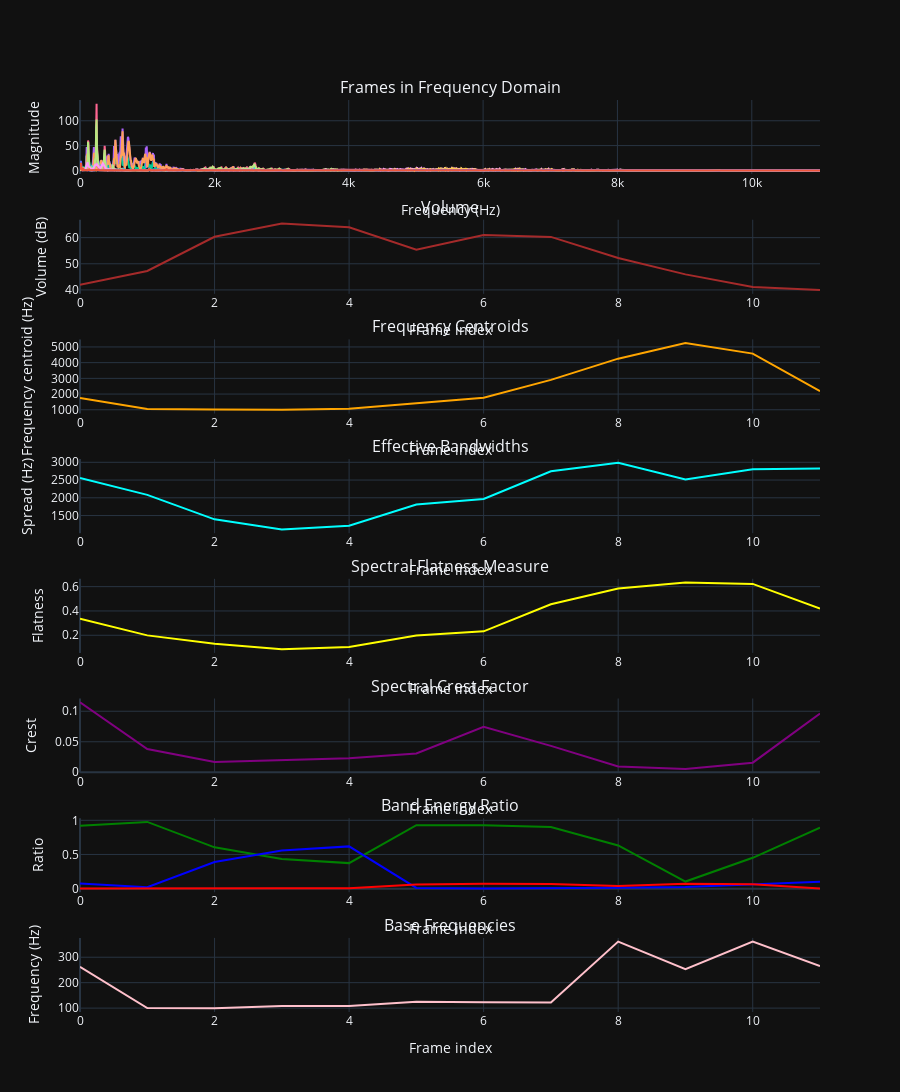

Write notebook code for a chart like this one.
### Code cell
visualise_all(frames,frame_rate, n_, N_, window_type='rectangular', in_db=False, spl=True, legend=False)

### Figure 1 — Plotly figure (JSON) as saved in the notebook; plotly's stock layout.template omitted (floating-point values rounded to 4 significant figures; data arrays with more than 128 entries replaced by an {"elided": "..."} marker saying what was removed)
{"data": [{"mode": "lines", "name": "Frame 0", "type": "scatter", "x": {"elided": "1653 float values"}, "xaxis": "x", "y": {"elided": "1653 float values"}, "yaxis": "y"}, {"mode": "lines", "name": "Frame 1", "type": "scatter", "x": {"elided": "1653 float values"}, "xaxis": "x", "y": {"elided": "1653 float values"}, "yaxis": "y"}, {"mode": "lines", "name": "Frame 2", "type": "scatter", "x": {"elided": "1653 float values"}, "xaxis": "x", "y": {"elided": "1653 float values"}, "yaxis": "y"}, {"mode": "lines", "name": "Frame 3", "type": "scatter", "x": {"elided": "1653 float values"}, "xaxis": "x", "y": {"elided": "1653 float values"}, "yaxis": "y"}, {"mode": "lines", "name": "Frame 4", "type": "scatter", "x": {"elided": "1653 float values"}, "xaxis": "x", "y": {"elided": "1653 float values"}, "yaxis": "y"}, {"mode": "lines", "name": "Frame 5", "type": "scatter", "x": {"elided": "1653 float values"}, "xaxis": "x", "y": {"elided": "1653 float values"}, "yaxis": "y"}, {"mode": "lines", "name": "Frame 6", "type": "scatter", "x": {"elided": "1653 float values"}, "xaxis": "x", "y": {"elided": "1653 float values"}, "yaxis": "y"}, {"mode": "lines", "name": "Frame 7", "type": "scatter", "x": {"elided": "1653 float values"}, "xaxis": "x", "y": {"elided": "1653 float values"}, "yaxis": "y"}, {"mode": "lines", "name": "Frame 8", "type": "scatter", "x": {"elided": "1653 float values"}, "xaxis": "x", "y": {"elided": "1653 float values"}, "yaxis": "y"}, {"mode": "lines", "name": "Frame 9", "type": "scatter", "x": {"elided": "1653 float values"}, "xaxis": "x", "y": {"elided": "1653 float values"}, "yaxis": "y"}, {"mode": "lines", "name": "Frame 10", "type": "scatter", "x": {"elided": "1653 float values"}, "xaxis": "x", "y": {"elided": "1653 float values"}, "yaxis": "y"}, {"mode": "lines", "name": "Frame 11", "type": "scatter", "x": {"elided": "1653 float values"}, "xaxis": "x", "y": {"elided": "1653 float values"}, "yaxis": "y"}, {"line": {"color": "brown"}, "mode": "lines", "name": "Volume", "type": "scatter", "x": [0, 1, 2, 3, 4, 5, 6, 7, 8, 9, 10, 11], "xaxis": "x2", "y": [41.93, 47.25, 60.33, 65.44, 63.94, 55.39, 61.04, 60.28, 52.24, 45.95, 41.1, 39.94], "yaxis": "y2"}, {"line": {"color": "orange"}, "mode": "lines", "name": "frequency_centroids", "type": "scatter", "x": [0, 1, 2, 3, 4, 5, 6, 7, 8, 9, 10, 11], "xaxis": "x3", "y": [1743.0, 1055.0, 1023.0, 998.5, 1063.0, 1402.0, 1762.0, 2901.0, 4254.0, 5245.0, 4574.0, 2186.0], "yaxis": "y3"}, {"line": {"color": "cyan"}, "mode": "lines", "name": "effective_bandwidths", "type": "scatter", "x": [0, 1, 2, 3, 4, 5, 6, 7, 8, 9, 10, 11], "xaxis": "x4", "y": [2555.0, 2082.0, 1394.0, 1107.0, 1213.0, 1809.0, 1966.0, 2747.0, 2986.0, 2513.0, 2805.0, 2825.0], "yaxis": "y4"}, {"line": {"color": "yellow"}, "mode": "lines", "name": "spectral_flatness", "type": "scatter", "x": [0, 1, 2, 3, 4, 5, 6, 7, 8, 9, 10, 11], "xaxis": "x5", "y": [0.3353, 0.1991, 0.1297, 0.08549, 0.1039, 0.1988, 0.2326, 0.4544, 0.5841, 0.6339, 0.6222, 0.4189], "yaxis": "y5"}, {"line": {"color": "purple"}, "mode": "lines", "name": "spectral_crests", "type": "scatter", "x": [0, 1, 2, 3, 4, 5, 6, 7, 8, 9, 10, 11], "xaxis": "x6", "y": [0.1148, 0.038, 0.01665, 0.02027, 0.02304, 0.03067, 0.07467, 0.0432, 0.009557, 0.005506, 0.01572, 0.09634], "yaxis": "y6"}, {"line": {"color": "green"}, "mode": "lines", "name": "ERSB1", "type": "scatter", "x": [0, 1, 2, 3, 4, 5, 6, 7, 8, 9, 10, 11], "xaxis": "x7", "y": [0.9204, 0.9766, 0.6043, 0.4343, 0.3737, 0.9282, 0.9262, 0.9031, 0.6318, 0.104, 0.4515, 0.8921], "yaxis": "y7"}, {"line": {"color": "blue"}, "mode": "lines", "name": "ERSB2", "type": "scatter", "x": [0, 1, 2, 3, 4, 5, 6, 7, 8, 9, 10, 11], "xaxis": "x7", "y": [0.07551, 0.02193, 0.3903, 0.5588, 0.6185, 0.01111, 0.002381, 0.002604, 0.01255, 0.02495, 0.05844, 0.1001], "yaxis": "y7"}, {"line": {"color": "red"}, "mode": "lines", "name": "ERSB3", "type": "scatter", "x": [0, 1, 2, 3, 4, 5, 6, 7, 8, 9, 10, 11], "xaxis": "x7", "y": [0.002692, 0.0009728, 0.005134, 0.006821, 0.007648, 0.06005, 0.07075, 0.06867, 0.03998, 0.07298, 0.06453, 0.003476], "yaxis": "y7"}, {"line": {"color": "pink"}, "mode": "lines", "name": "base_frequencies", "type": "scatter", "x": [0, 1, 2, 3, 4, 5, 6, 7, 8, 9, 10, 11], "xaxis": "x8", "y": [262.5, 100.2, 99.32, 108.1, 108.1, 124.6, 123.2, 122.5, 361.5, 253.4, 361.5, 265.7], "yaxis": "y8"}], "layout": {"annotations": [{"font": {"size": 16}, "showarrow": false, "text": "Frames in Frequency Domain", "x": 0.5, "xanchor": "center", "xref": "paper", "y": 1, "yanchor": "bottom", "yref": "paper"}, {"font": {"size": 16}, "showarrow": false, "text": "Volume", "x": 0.5, "xanchor": "center", "xref": "paper", "y": 0.8687, "yanchor": "bottom", "yref": "paper"}, {"font": {"size": 16}, "showarrow": false, "text": "Frequency Centroids", "x": 0.5, "xanchor": "center", "xref": "paper", "y": 0.7375, "yanchor": "bottom", "yref": "paper"}, {"font": {"size": 16}, "showarrow": false, "text": "Effective Bandwidths", "x": 0.5, "xanchor": "center", "xref": "paper", "y": 0.6062, "yanchor": "bottom", "yref": "paper"}, {"font": {"size": 16}, "showarrow": false, "text": "Spectral Flatness Measure", "x": 0.5, "xanchor": "center", "xref": "paper", "y": 0.475, "yanchor": "bottom", "yref": "paper"}, {"font": {"size": 16}, "showarrow": false, "text": "Spectral Crest Factor", "x": 0.5, "xanchor": "center", "xref": "paper", "y": 0.3437, "yanchor": "bottom", "yref": "paper"}, {"font": {"size": 16}, "showarrow": false, "text": "Band Energy Ratio", "x": 0.5, "xanchor": "center", "xref": "paper", "y": 0.2125, "yanchor": "bottom", "yref": "paper"}, {"font": {"size": 16}, "showarrow": false, "text": "Base Frequencies", "x": 0.5, "xanchor": "center", "xref": "paper", "y": 0.08125, "yanchor": "bottom", "yref": "paper"}], "height": 2200, "showlegend": false, "xaxis": {"anchor": "y", "domain": [0, 1], "title": {"text": "Frequency (Hz)"}}, "xaxis2": {"anchor": "y2", "domain": [0, 1], "title": {"text": "Frame index"}}, "xaxis3": {"anchor": "y3", "domain": [0, 1], "title": {"text": "Frame index"}}, "xaxis4": {"anchor": "y4", "domain": [0, 1], "title": {"text": "Frame index"}}, "xaxis5": {"anchor": "y5", "domain": [0, 1], "title": {"text": "Frame index"}}, "xaxis6": {"anchor": "y6", "domain": [0, 1], "title": {"text": "Frame index"}}, "xaxis7": {"anchor": "y7", "domain": [0, 1], "title": {"text": "Frame index"}}, "xaxis8": {"anchor": "y8", "domain": [0, 1], "title": {"text": "Frame index"}}, "yaxis": {"anchor": "x", "domain": [0.9187, 1], "title": {"text": "Magnitude"}}, "yaxis2": {"anchor": "x2", "domain": [0.7875, 0.8687], "title": {"text": "Volume (dB)"}}, "yaxis3": {"anchor": "x3", "domain": [0.6562, 0.7375], "title": {"text": "Frequency centroid (Hz)"}}, "yaxis4": {"anchor": "x4", "domain": [0.525, 0.6062], "title": {"text": "Spread (Hz)"}}, "yaxis5": {"anchor": "x5", "domain": [0.3937, 0.475], "title": {"text": "Flatness"}}, "yaxis6": {"anchor": "x6", "domain": [0.2625, 0.3437], "title": {"text": "Crest"}}, "yaxis7": {"anchor": "x7", "domain": [0.1312, 0.2125], "title": {"text": "Ratio"}}, "yaxis8": {"anchor": "x8", "domain": [0, 0.08125], "title": {"text": "Frequency (Hz)"}}}}
